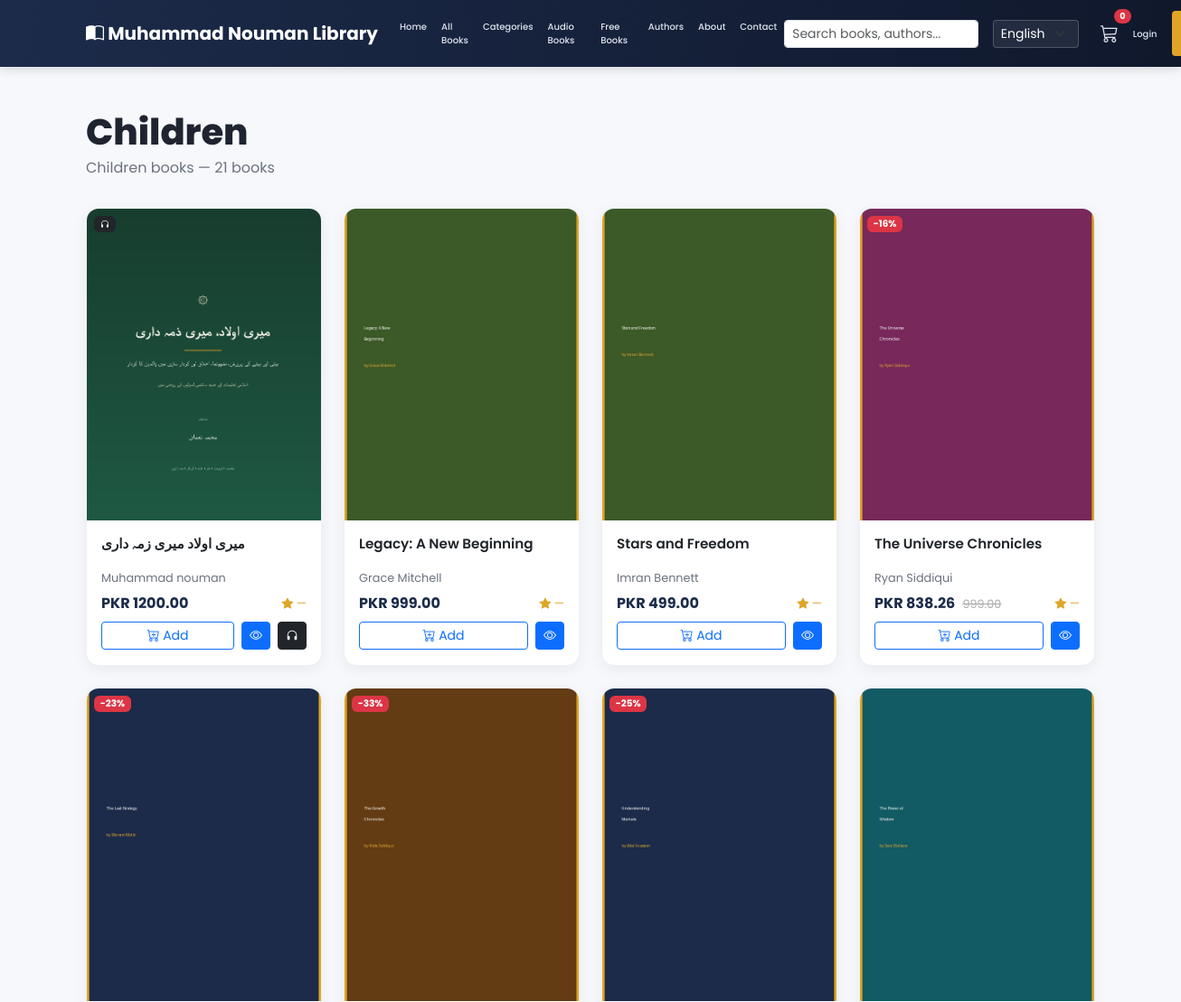
The app's page /category/children/ (upper part), older data.
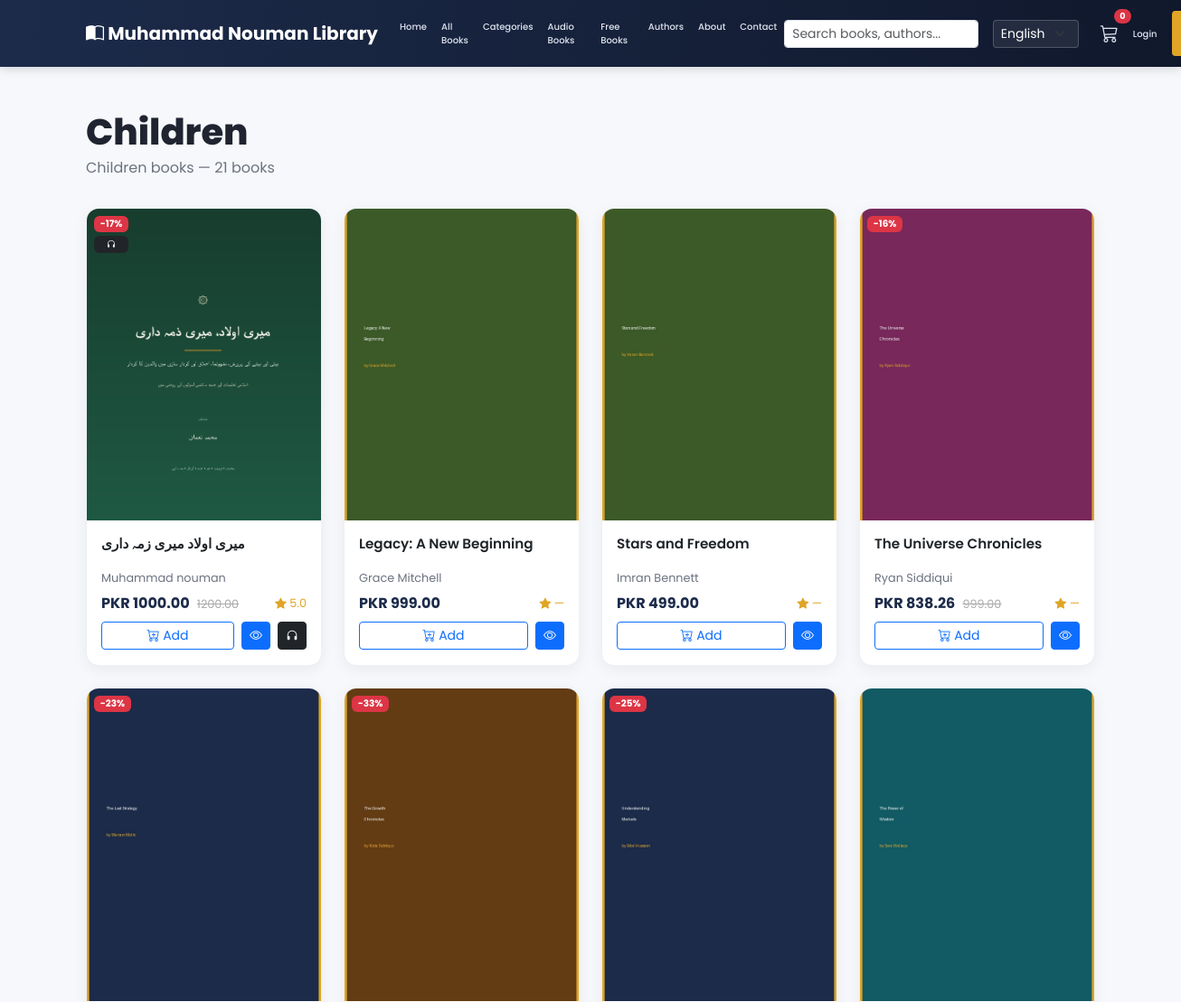
The same page, newer data.
### apps/categories/models.py (models this page shows, shortened)
class Category(models.Model):
    name = models.CharField(max_length=120, unique=True)
    slug = models.SlugField(max_length=140, unique=True, blank=True)
    description = models.TextField(blank=True)
    icon = models.CharField(max_length=60, blank=True, help_text="Bootstrap icon class, e.g. bi-book")
    is_active = models.BooleanField(default=True)
    created_at = models.DateTimeField(auto_now_add=True)
    class Meta:
        verbose_name_plural = "Categories"
        ordering = ['name']

### apps/books/models.py (models this page shows, shortened)
class Book(models.Model):
    LANGUAGE_CHOICES = [
        ('en', 'English'),
        ('ur', 'Urdu'),
        ('ar', 'Arabic'),
    ]
    title = models.CharField(max_length=250)
    slug = models.SlugField(max_length=270, unique=True, blank=True)
    author = models.ForeignKey(Author, on_delete=models.CASCADE, related_name='books')
    category = models.ForeignKey(Category, on_delete=models.CASCADE, related_name='books')
    description = models.TextField(blank=True)
    short_description = models.CharField(max_length=300, blank=True)
    language = models.CharField(max_length=10, choices=LANGUAGE_CHOICES, default='en')
    pages = models.PositiveIntegerField(default=0)
    isbn = models.CharField(max_length=20, blank=True)
    published_date = models.DateField(null=True, blank=True)
    price = models.DecimalField(max_digits=8, decimal_places=2, default=0)
    discount_price = models.DecimalField(max_digits=8, decimal_places=2, null=True, blank=True)
    cover = models.ImageField(upload_to='covers/', blank=True, null=True)
    pdf_file = models.FileField(upload_to='books/', blank=True, null=True)
    audio_file = models.FileField(upload_to='audio/', blank=True, null=True)
    preview_pages = models.PositiveIntegerField(default=10, help_text="Pages visible in free preview")
    is_featured = models.BooleanField(default=False)
    is_free = models.BooleanField(default=False)
    is_published = models.BooleanField(default=True)
    is_bestseller = models.BooleanField(default=False)
    views_count = models.PositiveIntegerField(default=0)
    downloads_count = models.PositiveIntegerField(default=0)
    created_at = models.DateTimeField(auto_now_add=True)
    updated_at = models.DateTimeField(auto_now=True)
    class Meta:
        ordering = ['-created_at']
        indexes = [
            models.Index(fields=['is_published', 'is_featured']),
            models.Index(fields=['is_published', 'is_free']),
        ]
    def get_absolute_url(self):
        return reverse('books:detail', args=[self.slug])
    @property
    def final_price(self):
        if self.is_free:
            return 0
        if self.discount_price:
            return self.discount_price
        return self.price
    @property
    def has_discount(self):
        return bool(self.discount_price and self.discount_price < self.price)
    @property
    def discount_percent(self):
        if self.has_discount and self.price:
            return round((1 - (self.discount_price / self.price)) * 100)
        return 0
    @property
    def has_audio(self):
        return bool(self.audio_file)
    @property
    def average_rating(self):
        agg = self.reviews.filter(is_approved=True).aggregate(models.Avg('rating'))
        return round(agg['rating__avg'] or 0, 1)

class Author(models.Model):
    name = models.CharField(max_length=150)
    slug = models.SlugField(max_length=170, unique=True, blank=True)
    bio = models.TextField(blank=True)
    photo = models.ImageField(upload_to='authors/', blank=True, null=True)
    class Meta:
        ordering = ['name']

### apps/categories/views.py (the view)
# urls.py: path('<slug:slug>/', views.category_detail, name='detail'),
def category_detail(request, slug):
    category = get_object_or_404(Category, slug=slug, is_active=True)
    books_qs = Book.objects.filter(category=category, is_published=True)
    paginator = Paginator(books_qs, 12)
    page = paginator.get_page(request.GET.get('page'))
    context = {'category': category, 'page_obj': page, 'books': page.object_list}
    if request.headers.get('x-requested-with') == 'XMLHttpRequest':
        return render(request, 'books/_book_grid.html', context)
    return render(request, 'books/category_detail.html', context)

### apps/categories/context_processors.py (called while the page is built)
def category_menu(request):
    categories = Category.objects.filter(is_active=True).order_by('name')
    return {'nav_categories': categories}

### apps/core/context_processors.py (called while the page is built)
def site_settings(request):
    return {
        'SITE_NAME': settings.SITE_NAME,
        'CURRENCY': settings.CURRENCY,
    }

### apps/orders/cart.py (called while the page is built)
    def __len__(self):
        return sum(item['quantity'] for item in self.cart.values())

    def get_total_price(self):
        return sum(Decimal(item['price']) * item['quantity'] for item in self.cart.values())

### apps/orders/context_processors.py (called while the page is built)
def cart_summary(request):
    cart = getattr(request, 'cart', None)
    if cart is None:
        return {'cart_count': 0, 'cart_total': 0}
    return {'cart_count': len(cart), 'cart_total': cart.get_total_price()}

### templates/books/category_detail.html (shortened to what this page needs)
{% extends "base.html" %}
{% load i18n %}
{% block content %}
<div class="container py-5">
  <h1 class="section-title">{{ category.name }}</h1>
  <p class="section-sub">{{ category.description|default:"" }} — <span id="resultCount">{{ page_obj.paginator.count }}</span> {% trans "books" %}</p>
  <div id="bookGrid">
    {% include "books/_book_grid.html" %}
  </div>
</div>
{% endblock %}

### templates/base.html (shortened to what this page needs)
{% load static i18n %}
<!DOCTYPE html>
<html lang="{{ LANGUAGE_CODE }}" dir="{% if LANGUAGE_BIDI %}rtl{% else %}ltr{% endif %}">
<head>
<link href="https://cdn.jsdelivr.net/npm/bootstrap@5.3.3/dist/css/bootstrap.min.css" rel="stylesheet">
<link rel="stylesheet" href="https://cdn.jsdelivr.net/npm/bootstrap-icons@1.11.3/font/bootstrap-icons.css">
<link rel="stylesheet" href="{% static 'css/style.css' %}">
</head>
<body class="lang-{{ LANGUAGE_CODE }}">
{% include "includes/navbar.html" %}
<main>
{% block content %}{% endblock %}
</main>
</body>
</html>

### templates/includes/navbar.html (shortened to what this page needs)
{% load i18n %}
<nav class="navbar navbar-expand-lg navbar-dark sticky-top mnl-navbar">
  <div class="container">
    <a class="navbar-brand fw-bold" href="{% url 'core:home' %}">
      <i class="bi bi-book-half"></i> {{ SITE_NAME }}
    </a>
    <div class="collapse navbar-collapse" id="mainNav">
      <ul class="navbar-nav me-auto mb-2 mb-lg-0">
        <li class="nav-item"><a class="nav-link" href="{% url 'core:home' %}">{% trans "Home" %}</a></li>
        <li class="nav-item"><a class="nav-link" href="{% url 'books:list' %}">{% trans "All Books" %}</a></li>
        <li class="nav-item"><a class="nav-link" href="{% url 'categories:list' %}">{% trans "Categories" %}</a></li>
        <li class="nav-item"><a class="nav-link" href="{% url 'audio:list' %}">{% trans "Audio Books" %}</a></li>
        <li class="nav-item"><a class="nav-link" href="{% url 'books:free' %}">{% trans "Free Books" %}</a></li>
        <li class="nav-item"><a class="nav-link" href="{% url 'books:author_list' %}">{% trans "Authors" %}</a></li>
        <li class="nav-item"><a class="nav-link" href="{% url 'pages:about' %}">{% trans "About" %}</a></li>
        <li class="nav-item"><a class="nav-link" href="{% url 'pages:contact' %}">{% trans "Contact" %}</a></li>
      </ul>
      <div class="position-relative me-3 mnl-search">
        <input type="text" id="navSearchInput" class="form-control form-control-sm" placeholder="{% trans 'Search books, authors...' %}" autocomplete="off">
      </div>
      <form action="{% url 'set_language' %}" method="post" class="d-flex align-items-center me-3">
        <select name="language" class="form-select form-select-sm mnl-lang-select" onchange="this.form.submit()">
          {% get_current_language as CURRENT_LANGUAGE %}
          {% get_available_languages as LANGUAGES %}
          {% for code, name in LANGUAGES %}
            <option value="{{ code }}" {% if code == CURRENT_LANGUAGE %}selected{% endif %}>{{ name }}</option>
          {% endfor %}
        </select>
      </form>
      <ul class="navbar-nav align-items-lg-center">
        <li class="nav-item">
          <a class="nav-link position-relative" href="{% url 'orders:cart' %}">
            <i class="bi bi-cart3 fs-5"></i>
            <span id="cartCountBadge" class="badge rounded-pill bg-danger mnl-cart-badge">{{ cart_count }}</span>
          </a>
        </li>
        {% if user.is_authenticated %}
          {% if user.is_staff %}
          <li class="nav-item"><a class="nav-link" href="{% url 'dashboard:overview' %}"><i class="bi bi-speedometer2"></i> {% trans "Dashboard" %}</a></li>
          {% endif %}
          <li class="nav-item dropdown">
            <a class="nav-link dropdown-toggle" href="#" role="button" data-bs-toggle="dropdown">
              <i class="bi bi-person-circle"></i> {{ user.first_name|default:user.username }}
            </a>
            <ul class="dropdown-menu dropdown-menu-end">
              <li><a class="dropdown-item" href="{% url 'accounts:profile' %}">{% trans "Profile" %}</a></li>
              <li><a class="dropdown-item" href="{% url 'accounts:my_orders' %}">{% trans "My Orders" %}</a></li>
              <li><a class="dropdown-item" href="{% url 'accounts:my_wishlist' %}">{% trans "Wishlist" %}</a></li>
              <li><a class="dropdown-item" href="{% url 'accounts:my_downloads' %}">{% trans "Downloads" %}</a></li>
              <li><hr class="dropdown-divider"></li>
              <li><a class="dropdown-item" href="{% url 'accounts:logout' %}">{% trans "Logout" %}</a></li>
            </ul>
          </li>
        {% else %}
          <li class="nav-item"><a class="nav-link" href="{% url 'accounts:login' %}">{% trans "Login" %}</a></li>
          <li class="nav-item">
            <a class="btn btn-sm mnl-btn-accent ms-lg-2" href="{% url 'accounts:signup' %}">{% trans "Sign Up" %}</a>
          </li>
        {% endif %}
      </ul>
    </div>
  </div>
</nav>

### templates/books/_book_grid.html (shortened to what this page needs)
{% load i18n %}
{% if books %}
  <div class="row g-4">
    {% for book in books %}
      {% include "books/_book_card.html" with book=book %}
    {% endfor %}
  </div>
{% else %}
  <div class="text-center py-5">
    <i class="bi bi-emoji-frown" style="font-size:3rem;color:#ccc;"></i>
    <p class="text-muted mt-2">{% trans "No books found. Try a different search or filter." %}</p>
  </div>
{% endif %}

### templates/books/_book_card.html (shortened to what this page needs)
{% load i18n %}
<div class="col-6 col-md-4 col-lg-3">
  <div class="book-card">
    <a href="{{ book.get_absolute_url }}" class="cover-wrap d-block">
      {% if book.cover %}
        <img src="{{ book.cover.url }}" alt="{{ book.title }}" loading="lazy">
      {% else %}
        <img src="https://placehold.co/300x400/1c2b4a/fff?text={{ book.title|urlencode }}" alt="{{ book.title }}" loading="lazy">
      {% endif %}
      <div class="badges">
        {% if book.has_discount %}<span class="badge bg-danger">-{{ book.discount_percent }}%</span>{% endif %}
        {% if book.has_audio %}<span class="badge bg-dark"><i class="bi bi-headphones"></i></span>{% endif %}
      </div>
    </a>
    <div class="body">
      <div class="title"><a href="{{ book.get_absolute_url }}" class="text-decoration-none text-dark">{{ book.title }}</a></div>
      <div class="author">{{ book.author.name }}</div>
      <div class="d-flex justify-content-between align-items-center">
        <div class="price">
          {% if book.is_free %}{% trans "Free" %}
          {% else %}{{ CURRENCY }} {{ book.final_price }}
            {% if book.has_discount %}<span class="old">{{ book.price }}</span>{% endif %}
          {% endif %}
        </div>
        <div class="rating"><i class="bi bi-star-fill"></i> {{ book.average_rating|default:"—" }}</div>
      </div>
      <div class="d-flex gap-2 mt-2 icon-actions">
        <button class="btn btn-sm btn-outline-primary flex-fill js-add-to-cart" data-book-id="{{ book.id }}">
          <i class="bi bi-cart-plus"></i> {% trans "Add" %}
        </button>
        <a href="{{ book.get_absolute_url }}" class="btn btn-sm btn-primary"><i class="bi bi-eye"></i></a>
        {% if book.has_audio %}
        <button class="btn btn-sm btn-dark js-listen-audio" data-audio-url="{{ book.audio_file.url }}" data-title="{{ book.title }}"><i class="bi bi-headphones"></i></button>
        {% endif %}
      </div>
    </div>
  </div>
</div>

### templates/includes/footer.html (shortened to what this page needs)
{% load i18n %}

### static/css/style.css (style rules this page uses)
:root { --mnl-primary: #1c2b4a; --mnl-primary-dark: #10182c; --mnl-accent: #e0a527; --mnl-accent-dark: #c78f1c; --mnl-bg: #f7f8fb; --mnl-card: #ffffff; --mnl-text: #1f2430; --mnl-muted: #6b7280; --radius: 14px; }
body { font-family: 'Poppins', system-ui, sans-serif; background: var(--mnl-bg); color: var(--mnl-text); }
.mnl-navbar { background: linear-gradient(90deg, var(--mnl-primary), var(--mnl-primary-dark)); padding: .75rem 0; box-shadow: 0 2px 12px rgba(0,0,0,.15); }
.mnl-navbar .nav-link { color: #dfe4f0; font-weight: 500; font-size: 10px }
.mnl-btn-accent { background: var(--mnl-accent); color: #23262f; font-weight: 600; border: none; }
.mnl-cart-badge { position: absolute; top: -4px; right: -6px; font-size: .6rem; }
.mnl-lang-select { width: auto; background-color: rgba(255,255,255,.08); color: #fff; border-color: rgba(255,255,255,.2); }
.mnl-lang-select option { color: #111; }
.mnl-search { width: 240px; }
.section-title { font-weight: 800; margin-bottom: .25rem; }
.section-sub { color: var(--mnl-muted); margin-bottom: 2rem; }
.book-card { background: var(--mnl-card); border-radius: var(--radius); overflow: hidden; box-shadow: 0 4px 16px rgba(20,25,50,.06); transition: transform .18s ease, box-shadow .18s ease; height: 100%; border: 1px solid #eef0f5; }
.book-card .cover-wrap { position: relative; aspect-ratio: 3/4; background: #e9ecf3; overflow: hidden; }
.book-card .cover-wrap img { width: 100%; height: 100%; object-fit: cover; }
.book-card .badges { position: absolute; top: .5rem; left: .5rem; display: flex; flex-direction: column; gap: .3rem; }
.book-card .badges .badge { font-size: .65rem; }
.book-card .body { padding: .9rem 1rem 1.1rem; }
.book-card .title { font-weight: 600; font-size: .95rem; display: -webkit-box; -webkit-line-clamp: 2; -webkit-box-orient: vertical; overflow: hidden; min-height: 2.6em; }
.book-card .author { color: var(--mnl-muted); font-size: .8rem; margin-bottom: .4rem; }
.book-card .price { font-weight: 700; color: var(--mnl-primary); }
.book-card .price .old { text-decoration: line-through; color: #aaa; font-weight: 400; font-size: .8rem; margin-left: .3rem; }
.book-card .rating { color: var(--mnl-accent); font-size: .8rem; }
.book-card .icon-actions { display: flex; gap: .4rem; }
.book-card .icon-actions .btn { padding: .25rem .5rem; }

Row changes from the older to the newer data that the page shows:
changed Book "میری اولاد میری زمہ داری": discount_price empty → 1000 (drawn); discount_percent (not shown) → "17"; final_price "1200.00" → "1000.00"; price (not shown) → "1200.00"; average_rating "—" → "5.0"
